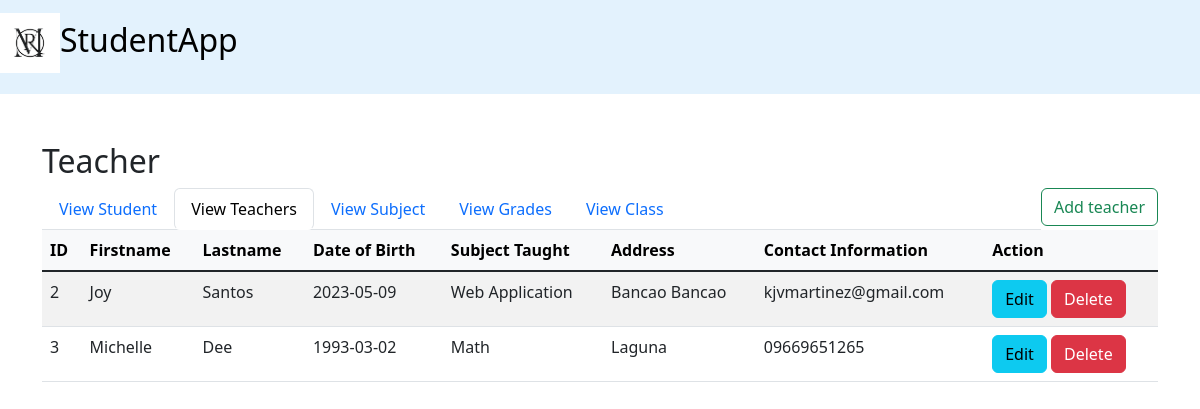
Page /teacher.php on the committed database.
### tables this page shows
CREATE TABLE `teachers` (
  `id_teacher` int NOT NULL AUTO_INCREMENT,
  `firstname` varchar(50) NOT NULL,
  `lastname` varchar(50) NOT NULL,
  `dateOfBirth` varchar(50) NOT NULL,
  `subjects_taught` varchar(50) NOT NULL,
  `address` varchar(100) NOT NULL,
  `contactInfo` varchar(100) NOT NULL,
  PRIMARY KEY (`id_teacher`)
);

### teacher.php (the view, shortened to what this page needs)
<!DOCTYPE html>
<html lang="en">
    <head>
        <link href="https://cdn.jsdelivr.net/npm/bootstrap@5.3.0-alpha3/dist/css/bootstrap.min.css" rel="stylesheet">
    </head>
    <body>
    <nav class ="navbar navbar-light justify-content-left fs-3 mb-5" style="background-color: #e3f2fd;">
        <a class="navbar-brand" href="#">
            <h2>
      <img src="RM.png" alt="RM" width="60" height="60">StudentApp
    </h2>
    </a></nav>
       <div class = "container">
        <h2>Teacher</h2>
        <a href="add_teacher.php" class = "btn btn-outline-success float-end">Add teacher</a>
        <ul class="nav nav-tabs">
            <li class="nav-item">
                <a href="student.php" class="btn btn float-start nav-link ">View Student</a>
            </li>
            <li class="nav-item">
                <a href="teacher.php" class="btn btn float-start nav-link active">View Teachers</a>
            </li>
            <li class="nav-item">
                <a href="subject.php" class="btn btn float-start nav-link ">View Subject</a>
            </li>
            <li class="nav-item">
                <a href="grades.php" class="btn btn float-start nav-link">View Grades</a>
            </li>
            <li class="nav-item">
                <a href="classes.php" class="btn btn float-start nav-link">View Class</a>
            </li>
        </ul>
        <table class="table table-hover table-striped columns text-left">
        <thead class ="table-light">
            <tr>
            <th scope="col">ID</th>
            <th scope="col">Firstname</th>
            <th scope="col">Lastname</th>
            <th scope="col">Date of Birth</th>
            <th scope="col">Subject Taught</th>
            <th scope="col">Address</th>
            <th scope="col">Contact Information</th>
            <th scope="col">Action</th>
            </tr>
        </thead>
        <tbody class="table-group-divider">
            <?php
                include "config/config.php";
                $sql = "SELECT * FROM `teachers`";
                $result = mysqli_query($conn, $sql);
                while ($row = mysqli_fetch_assoc($result)){
                    ?>
                     <tr>
                    <td> <?php echo $row['id_teacher'] ?> </td>
                    <td> <?php echo $row['firstname'] ?> </td>
                    <td> <?php echo $row['lastname'] ?> </td>
                    <td> <?php echo $row['dateOfBirth'] ?> </td>
                    <td> <?php echo $row['subjects_taught'] ?> </td>
                    <td> <?php echo $row['address'] ?> </td>
                    <td> <?php echo $row['contactInfo'] ?> </td>
                    <td>
                        <a href = "edit_teacher.php?id=<?php echo $row['id_teacher'] ?>" class="link-dark">
                        <button class= "btn btn-info" type = "submit">Edit</button></a>
                        <a href = "delete_teacher.php?id=<?php echo $row['id_teacher'] ?>" class="link-dark">
                        <button class= "btn btn-danger" type = "submit">Delete</button></a>
                        </td>
                    </tr>
                    <?php
                }
            ?>
        </tbody>
        </table>
       </div>
</body>
</html>

### rows in the picture
teachers: id_teacher "2", firstname "Joy", lastname "Santos", dateOfBirth "2023-05-09", subjects_taught "Web Application", address "Bancao Bancao", contactInfo "kjvmartinez@gmail.com"
teachers: id_teacher "3", firstname "Michelle", lastname "Dee", dateOfBirth "1993-03-02", subjects_taught "Math", address "Laguna", contactInfo "09669651265"
